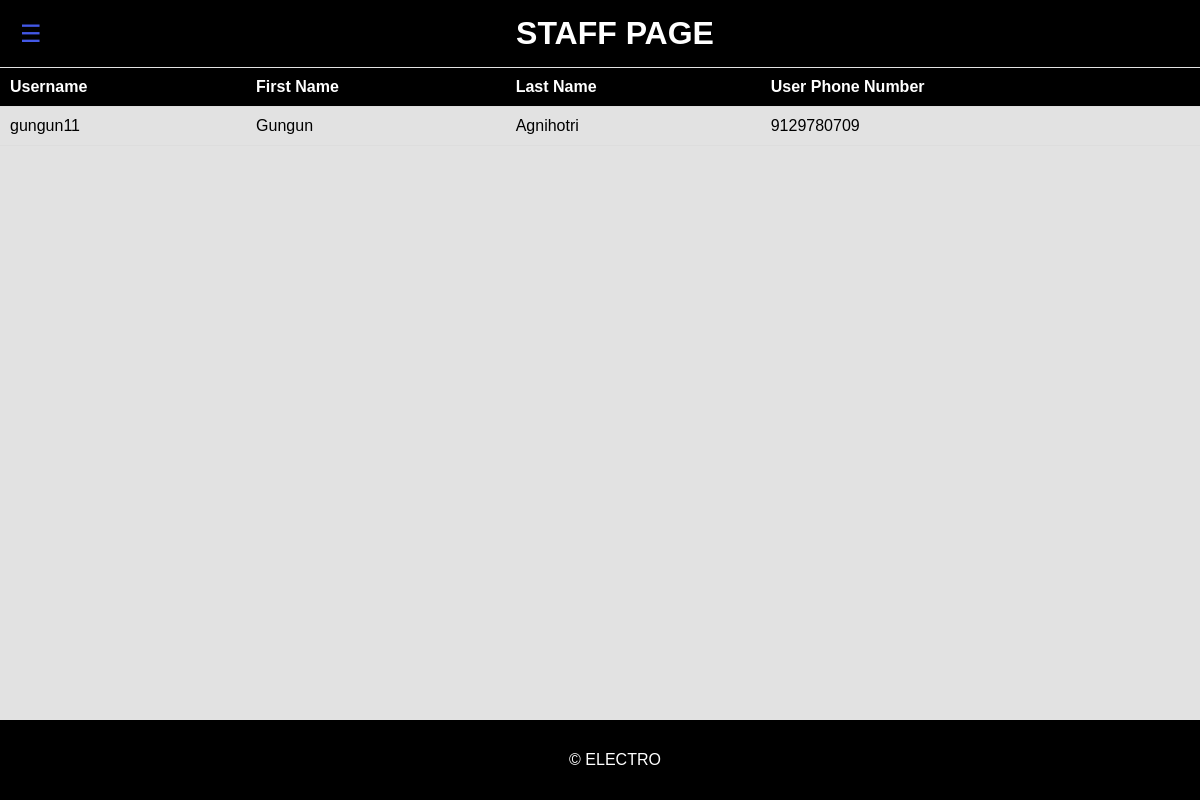
The page /staff/ on the database as committed earlier.
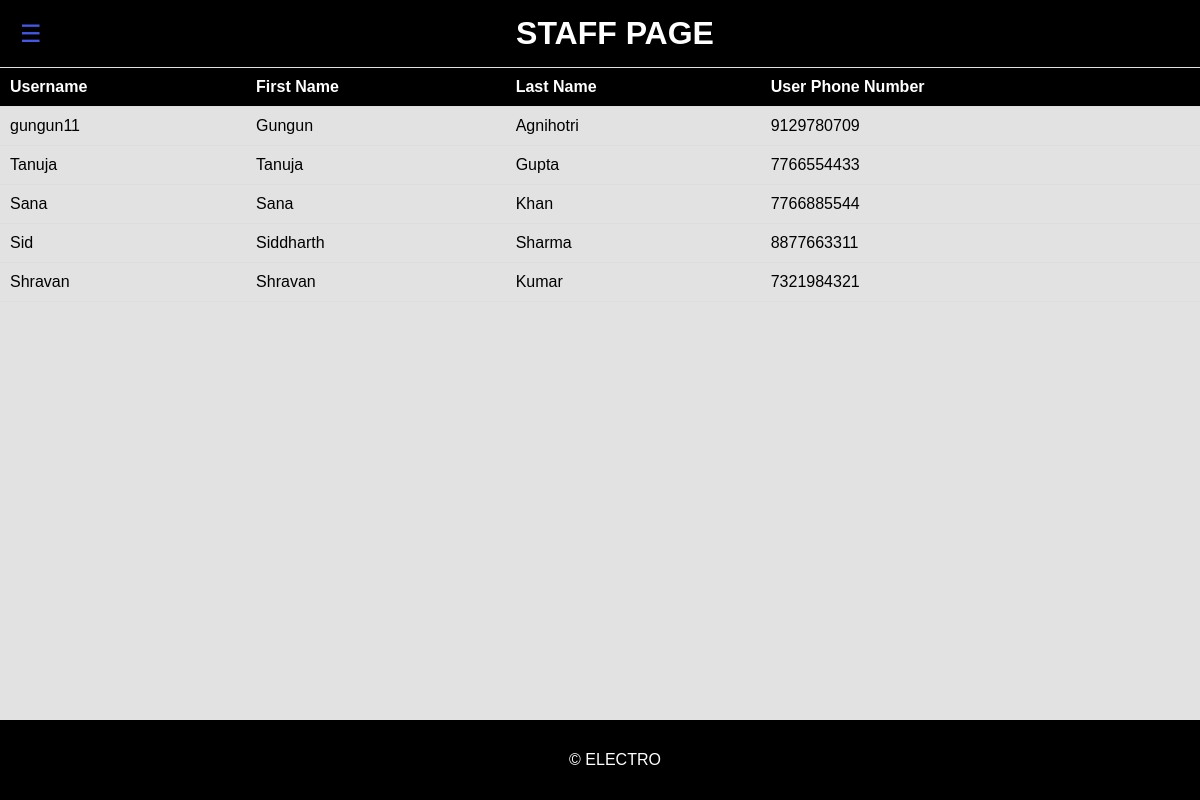
The same page on the database as committed later.
### electro/models.py (models this page shows)
class CustomUser(AbstractUser):
    id = models.AutoField(primary_key=True)
    USER_TYPE_CHOICES = [
        ('user', 'User'),
        ('staff', 'Staff')
        ]
    user_type = models.CharField(max_length=50, choices=USER_TYPE_CHOICES)
    firstname=models.CharField(max_length=255)
    lastname=models.CharField(max_length=255)
    emailid = models.CharField(max_length=255)
    phone_number = models.CharField(max_length=15, unique=True,null=True,blank=True)
    groups = models.ManyToManyField(
        'auth.Group',
        related_name='custom_user_groups',
        blank=True,
        help_text='The groups this user belongs to. A user will get all permissions granted to each of their groups.',
        verbose_name='groups',
    )
    user_permissions = models.ManyToManyField(
        'auth.Permission',
        related_name='custom_user_permissions',
        blank=True,
        help_text='Specific permissions for this user.',
        verbose_name='user permissions',
    )

### electro/views.py (the view)
# urls.py: path('staff/',views.staff,name='staff'),
def staff(request):
    regular_users = CustomUser.objects.filter(user_type='user')
    return render(request, "electro/staffhomepage.html", {'regular_users': regular_users})

### templates/electro/staffhomepage.html (shortened to what this page needs)
{% load static %}
<!DOCTYPE html>
<html lang="en">
<head>
    <link rel="stylesheet" href="{% static 'css/staff.css' %}">
</head>
<body>
<header>
    <div id="navbar-btn" onclick="toggleNavbar()">☰</div>
    <h1>STAFF PAGE</h1>
</header>
<div id="navbar">
    <h2>Welcome, {{ user.first_name }}!</h2>
</div>
<h2>All Users:</h2>
<table>
    <thead>
    <tr>
        <th>Username</th>
        <th>First Name</th>
        <th>Last Name</th>
        <th>User Phone Number</th>
    </tr>
    </thead>
    <tbody>
    {% for u in regular_users %}
        <tr>
            <td>{{ u.username }}</td>
            <td>{{ u.first_name }}</td>
            <td>{{ u.last_name }}</td>
            <td>{{ u.phone_number }}</td>
        </tr>
    {% endfor %}
    </tbody>
</table>
<footer>
    <p>&copy; ELECTRO</p>
</footer>
</body>
</html>

### static/css/staff.css (style rules this page uses)
body { margin: 0; padding: 0; font-family: Arial, sans-serif; }
#navbar { height: 100vh; width: 0; background-color: #000000; color: #fff; display: flex; flex-direction: column; align-items: center; padding-top: 20px; position: fixed; top: 0; left: 0; overflow-x: hidden; transition: 0.5s; }
#navbar-btn { font-size: 30px; cursor: pointer; position: absolute; top: 20px; left: 20px; z-index: 1; color: #4358e6; }
header { background-color: #000000; color: white; padding: 3px; text-align: center; }
footer { background-color: #000000; color: white; padding: 3px; text-align: center; position: fixed; bottom: 0; width: 100%; }

### templates/electro/staffhomepage.html (style rules this page uses)
body { margin: 0; font-family: 'Arial', sans-serif; background-color: #e2e2e2; color: #000000; }
header { background-color: black; padding: 15px; text-align: center; position: fixed; width: 100%; top: 0; z-index: 1000; color: #fff; }
h1 { margin: 0; font-weight: bold; }
#navbar-btn { font-size: 24px; cursor: pointer; }
#navbar { width: 0; position: fixed; height: 100%; overflow: hidden; background-color: black; transition: 0.3s; padding-top: 60px; }
h2 { margin: 20px 0; }
table { width: 100%; border-collapse: collapse; margin-top: 20px; }
thead { background-color: black; color: #fff; }
thead th, tbody td { padding: 10px; text-align: left; border-bottom: 1px solid #ddd; }
footer { background-color: black; padding: 15px; text-align: center; position: fixed; width: 100%; bottom: 0; color: #fff; }

Rows that differ between the two databases and show on the page:
added CustomUser: username "Tanuja", first_name "Tanuja", last_name "Gupta", phone_number "7766554433"
added CustomUser: username "Sana", first_name "Sana", last_name "Khan", phone_number "7766885544"
added CustomUser: username "Sid", first_name "Siddharth", last_name "Sharma", phone_number "8877663311"
added CustomUser: username "Shravan", first_name "Shravan", last_name "Kumar", phone_number "7321984321"
